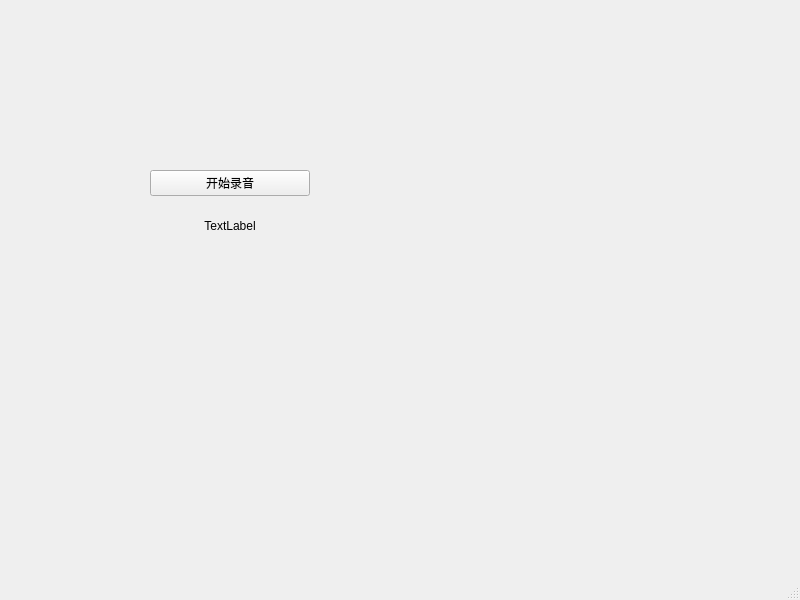
<?xml version="1.0" encoding="UTF-8"?>
<ui version="4.0">
 <class>MainWindow</class>
 <widget class="QMainWindow" name="MainWindow">
  <property name="geometry">
   <rect>
    <x>0</x>
    <y>0</y>
    <width>800</width>
    <height>600</height>
   </rect>
  </property>
  <property name="windowTitle">
   <string>MainWindow</string>
  </property>
  <widget class="QWidget" name="centralwidget">
   <widget class="QWidget" name="verticalLayoutWidget">
    <property name="geometry">
     <rect>
      <x>150</x>
      <y>170</y>
      <width>160</width>
      <height>80</height>
     </rect>
    </property>
    <layout class="QVBoxLayout" name="verticalLayout">
     <item>
      <widget class="QPushButton" name="audioButton">
       <property name="text">
        <string>开始录音</string>
       </property>
      </widget>
     </item>
     <item>
      <widget class="QLabel" name="timeLable">
       <property name="text">
        <string>TextLabel</string>
       </property>
       <property name="alignment">
        <set>Qt::AlignCenter</set>
       </property>
      </widget>
     </item>
    </layout>
   </widget>
  </widget>
  <widget class="QMenuBar" name="menubar">
   <property name="geometry">
    <rect>
     <x>0</x>
     <y>0</y>
     <width>800</width>
     <height>26</height>
    </rect>
   </property>
  </widget>
  <widget class="QStatusBar" name="statusbar"/>
 </widget>
 <resources/>
 <connections/>
</ui>
